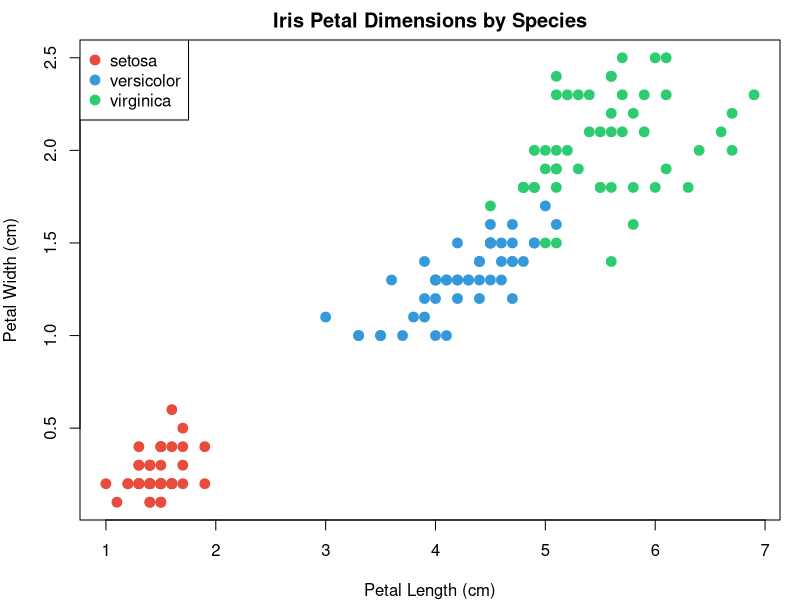

This chart was generated by the following R code:
## ---- chunk 1
knitr::opts_chunk$set(echo = TRUE, message = FALSE, warning = FALSE, comment = "")
library(class)
## ---- chunk 2
test_flower <- data.frame(Sepal.Length = 5.8, Sepal.Width = 3.0,
                          Petal.Length = 4.0, Petal.Width = 1.2)
pred <- knn(iris[,1:4], test_flower, iris$Species, k = 5, prob = TRUE)
cat("Predicted species:", as.character(pred),
    "\nConfidence:", round(attr(pred, "prob") * 100), "%")
## ---- chunk 3
par(mar = c(4, 4, 2, 1))
cols <- c(setosa = "#e74c3c", versicolor = "#3498db", virginica = "#2ecc71")
plot(iris$Petal.Length, iris$Petal.Width, col = cols[iris$Species],
     pch = 19, cex = 1.3, xlab = "Petal Length (cm)",
     ylab = "Petal Width (cm)", main = "Iris Petal Dimensions by Species")
legend("topleft", legend = names(cols), col = cols, pch = 19, pt.cex = 1.3)
